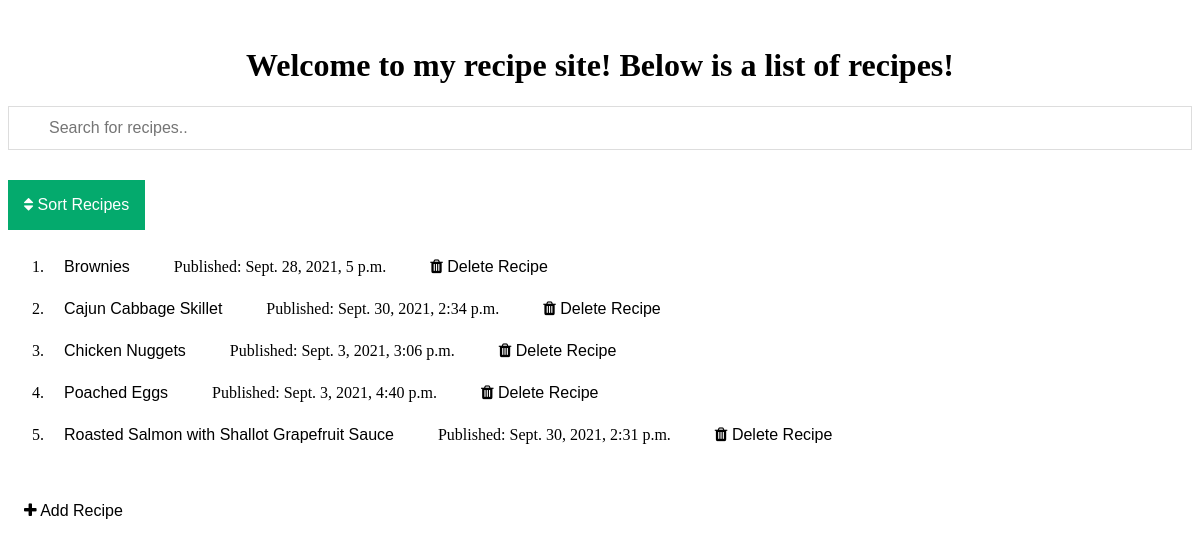
Page /recipe_app/recipe_name on the committed database.
### recipe_app/models.py (models this page shows, shortened)
class Recipe(models.Model):
    recipe_name = models.CharField(max_length=200)
    pub_date= models.DateTimeField('date published')

### recipe_app/views.py (the view)
# urls.py: path('', views.index, name='index'),
def index(request, *args, **kwargs):
    if kwargs:
        order = kwargs["sort_order"]
    else:
        order = '-pub_date'
    if order == 'add':
        template_path = "recipe_app/add_recipe.html"
    if order not in ['-pub_date', 'pub_date', '-recipe_name', 'recipe_name']:
        order = '-pub_date'
    latest_recipe_list = Recipe.objects.order_by(order)
    template = loader.get_template('recipe_app/index.html')
    context = {
        'latest_recipe_list': latest_recipe_list,
        }
    return HttpResponse(template.render(context, request))

### recipe_app/templates/recipe_app/index.html (shortened to what this page needs)
<link rel="stylesheet" href="https://cdnjs.cloudflare.com/ajax/libs/font-awesome/4.7.0/css/font-awesome.min.css">
{% if latest_recipe_list %}
    <h1>Welcome to my recipe site! Below is a list of recipes!</h1>
    <input type="text" id="myInput" onkeyup="filter()" placeholder="Search for recipes.." title="Type in a recipe">
    <div class="dropdown">
      <button class="dropbtn"><i class="fa fa-sort"></i> Sort Recipes </button>
    </div>
    <ol id=myOL>
    {% for recipe in latest_recipe_list %}
        <li><a href="{% url 'recipe_app:recipe_page' recipe.id %}"><button class="btn"> {{ recipe.recipe_name }} </button></a>
        &nbsp;&nbsp;&nbsp;&nbsp;&nbsp;
        Published: {{ recipe.pub_date }}
        <a href="{% url 'recipe_app:delete_recipe' recipe.id %}"><button class="btn"><i class="fa fa-trash"></i>  Delete Recipe</button></a>
    {% endfor %}
    </ol>
{% else %}
    <h1>No recipes are available.</h1>
{% endif %}
<a href="/recipe_app/add"><button class="btn"><i class="fa fa-plus"></i> Add Recipe</button></a>

### recipe_app/templates/recipe_app/index.html (style rules this page uses)
h1 { text-align: center; }
.btn { background-color: white; border: none; color: black; padding: 12px 16px; font-size: 16px; cursor: pointer; }
.dropbtn { background-color: #04AA6D; color: white; padding: 16px; font-size: 16px; border: none; }
.dropdown { position: relative; display: inline-block; }
#myInput { background-image: url('https://www.w3schools.com/css/searchicon.png'); background-position: 10px 12px; background-repeat: no-repeat; width: 100%; font-size: 16px; padding: 12px 20px 12px 40px; border: 1px solid #ddd; margin-bottom: 12px; }

### rows in the picture
Recipe: recipe_name "Brownies", pub_date "Sept. 28, 2021, 5 p.m."
Recipe: recipe_name "Cajun Cabbage Skillet", pub_date "Sept. 30, 2021, 2:34 p.m."
Recipe: recipe_name "Chicken Nuggets", pub_date "Sept. 3, 2021, 3:06 p.m."
Recipe: recipe_name "Poached Eggs", pub_date "Sept. 3, 2021, 4:40 p.m."
Recipe: recipe_name "Roasted Salmon with Shallot Grapefruit Sauce", pub_date "Sept. 30, 2021, 2:31 p.m."
